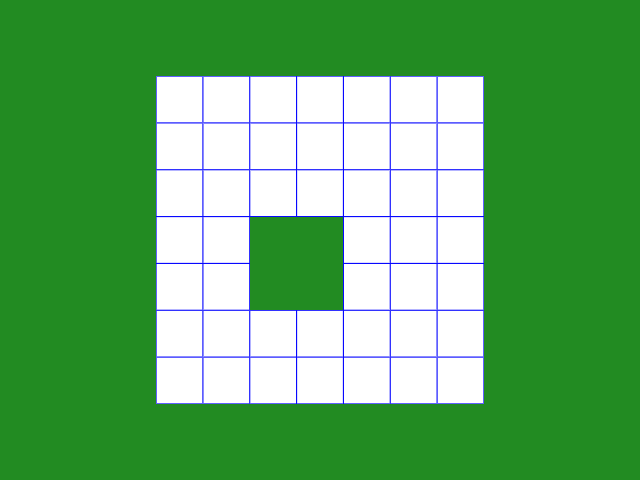

This chart was generated by the following Python code:
#!/usr/bin/env python

# Create a structured grid and blank a point to hide it and its surrounding faces.

# Factory overrides: importing these modules registers the OpenGL rendering
# and interaction style implementations for vtkRenderingCore factory classes.
import vtkmodules.vtkInteractionStyle  # noqa: F401
import vtkmodules.vtkRenderingOpenGL2  # noqa: F401

# VTK pipeline classes used in this example
from vtkmodules.vtkCommonCore import vtkPoints
from vtkmodules.vtkCommonDataModel import vtkStructuredGrid
from vtkmodules.vtkFiltersGeometry import vtkStructuredGridGeometryFilter
from vtkmodules.vtkRenderingCore import (
    vtkActor,
    vtkDataSetMapper,
    vtkRenderWindow,
    vtkRenderWindowInteractor,
    vtkRenderer,
)

# Colors (normalized RGB)
blue_rgb = (0.0, 0.0, 1.0)
forest_green_rgb = (0.133, 0.545, 0.133)

# Source: create an 8x8 structured grid with one elevated and blanked point
grid_size = 8
points = vtkPoints()
blank_idx = 0
for j in range(grid_size):
    for i in range(grid_size):
        if i == 3 and j == 3:
            points.InsertNextPoint(i, j, 2)
            blank_idx = j * grid_size + i
        else:
            points.InsertNextPoint(i, j, 0)

structured_grid = vtkStructuredGrid()
structured_grid.SetDimensions(grid_size, grid_size, 1)
structured_grid.SetPoints(points)
structured_grid.BlankPoint(blank_idx)

# GeometryFilter: extract surface geometry (blanked point and faces are removed)
geometry_filter = vtkStructuredGridGeometryFilter()
geometry_filter.SetInputData(structured_grid)

# Mapper: map the geometry to graphics primitives
mapper = vtkDataSetMapper()
mapper.SetInputConnection(geometry_filter.GetOutputPort())

# Actor: assign the mapped geometry with visible edges
actor = vtkActor()
actor.SetMapper(mapper)
actor.GetProperty().EdgeVisibilityOn()
actor.GetProperty().SetEdgeColor(blue_rgb)

# Renderer: assemble the scene
renderer = vtkRenderer()
renderer.AddActor(actor)
renderer.SetBackground(forest_green_rgb)

# Window: display the rendered scene
render_window = vtkRenderWindow()
render_window.AddRenderer(renderer)
render_window.SetWindowName("blank point")
render_window.SetMultiSamples(0)
render_window.SetSize(640, 480)

# Interactor: handle mouse and keyboard events
render_window_interactor = vtkRenderWindowInteractor()
render_window_interactor.SetRenderWindow(render_window)

# Launch the interactive visualization
render_window_interactor.Initialize()
render_window_interactor.Start()
